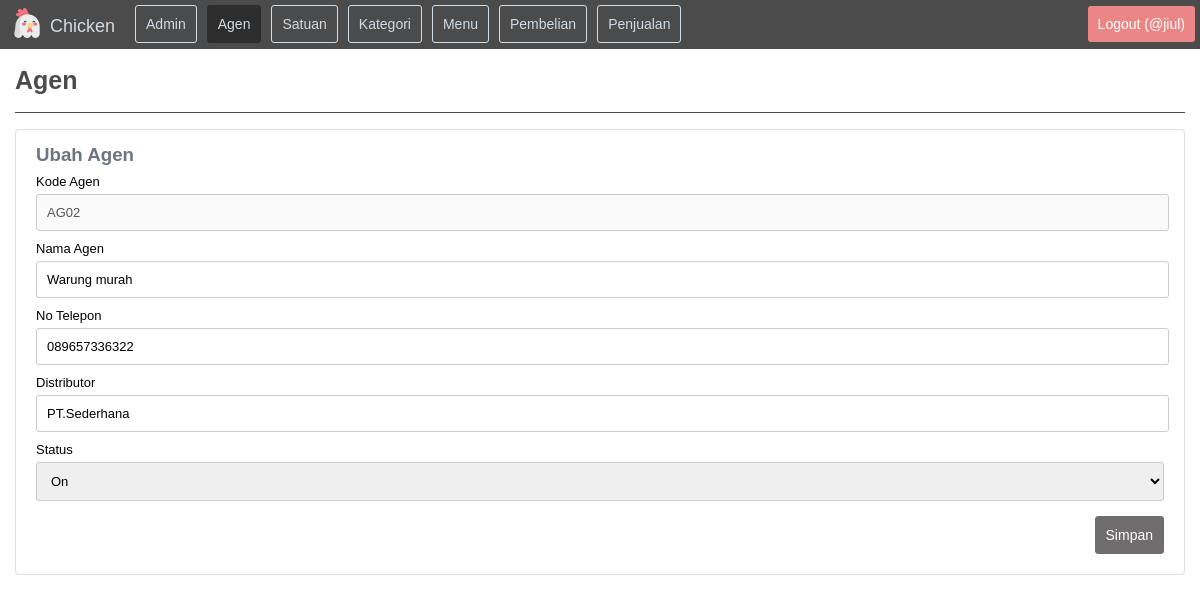
/?folder=agen&file=ubah&kode_agen=AG02 (signed in), run on the app's committed database.
### tables this page shows
CREATE TABLE `tabel_agen` (
  `kolom_kode_agen` char(4) NOT NULL,
  `kolom_nama_agen` varchar(60) NOT NULL,
  `kolom_telepon_agen` varchar(12) NOT NULL,
  `kolom_distributor` varchar(20) NOT NULL,
  `kolom_status_agen` enum('on','off') NOT NULL
);

### page/agen/ubah.php (the view, shortened to what this page needs)
<div class="header">
	<h1>Agen</h1>
</div>
<?php
	$kode_agen	= isset($_GET["kode_agen"]) ? $_GET["kode_agen"] : false;
	$sql1	=	mysqli_query($koneksi,	"
											SELECT * FROM
												tabel_agen
											WHERE
												kolom_kode_agen='$kode_agen'
										")
										or die("
											<div class='alert'>
												sql1 error<br>
												".mysqli_errno($koneksi)." - ".mysqli_error($koneksi)."
											</div>
										");
	$row1 	=	mysqli_fetch_array($sql1);
	if (!isset($_POST["submitAgen"])) {
		$valueKode			=	$row1["kolom_kode_agen"];
		$valueNama			=	$row1["kolom_nama_agen"];
		$valueTelepon		=	$row1["kolom_telepon_agen"];
		$valueDistributor 	=	$row1["kolom_distributor"];
		$valueStatus 		=	$row1["kolom_status_agen"];
	}
?>
<?php if (!$valueKode) { ?>
	<div class="alert">
		Tidak ditemukan data agen
	</div>
<?php } else { ?>
	<div class="card">
		<div class="card-body">
			<h3 class="card-subtitle">Ubah Agen</h3>
			<form method="post" class="form" name="formUbahAgen">
				<label>Kode Agen</label>
				<input type="text" disabled value="<?php echo $valueKode; ?>">
				<label>Nama Agen</label>
				<input type="text" name="inputNama" value="<?php echo $valueNama; ?>" placeholder="Nama Agen">
				<label>No Telepon</label>
				<input type="text" name="inputTelepon" value="<?php echo $valueTelepon; ?>" placeholder="No Telepon">
				<label>Distributor</label>
				<input type="text" name="inputDistributor" value="<?php echo $valueDistributor; ?>" placeholder="Distributor">
				<label>Status</label>
				<select name="inputStatus">
					<option value="on" <?php if ($valueStatus=="on") echo "selected"; ?>>On</option>
				</select>
				<button type="submit" name="submitAgen">Simpan</button>
			</form>
		</div>
	</div>
<?php } ?>

### css/style.css (style rules this page uses)
body { margin: 0; padding: 0; font-family: arial; }

### css/main.css (style rules this page uses)
.main .header { overflow: hidden; border-bottom: 1px solid #4b4b4b; }
.main .header h1 { float: left; color: #4b4b4b; font-size: 25px; }

### css/card.css (style rules this page uses)
.card { position: relative; display: flex; min-width: 0; background-color: #fff; border: 1px solid #dfdfdf; border-radius: 0.25rem; margin: 1rem 0rem; }
.card .card-body { flex: 1 1 auto; padding: 1.25rem; }
.card .card-body .card-subtitle { margin-top: -0.375rem; color: #6c757d; margin-bottom: 0.5rem; }

### css/form.css (style rules this page uses)
.card .form label { float: left; font-size: 13px; }
.card .form input[type=text] { padding: 10px; font-size: 13px; border-radius: 3px; border: 1px solid #ccc; float: left; width: 98.5%; margin: 5px 0px 10px 0px; }
.card .form select { padding: 10px; font-size: 13px; border-radius: 3px; border: 1px solid #ccc; float: left; width: 100%; margin: 5px 0px 10px 0px; }
.card .form button { padding: 10px; margin: 5px 0px 0px 0px; font-size: 14px; border-radius: 3px; float: right; border: 1px solid #6f6d6d; cursor: pointer; background-color: #6f6d6d; color: #fff; }

### data on the page
tabel_agen: kolom_kode_agen "AG02", inputNama "Warung murah", inputTelepon "089657336322", inputDistributor "PT.Sederhana", inputStatus "On"

### other printed values
$session_username "jiul"
